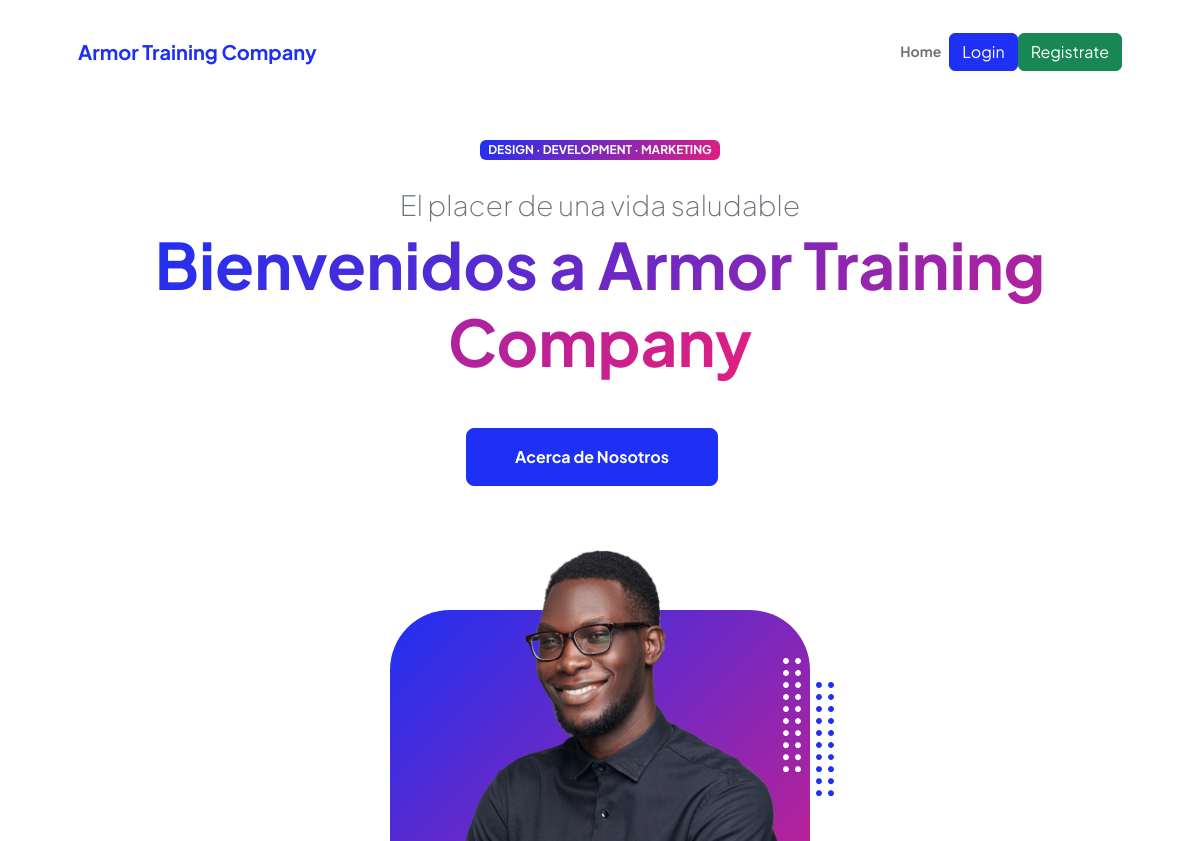
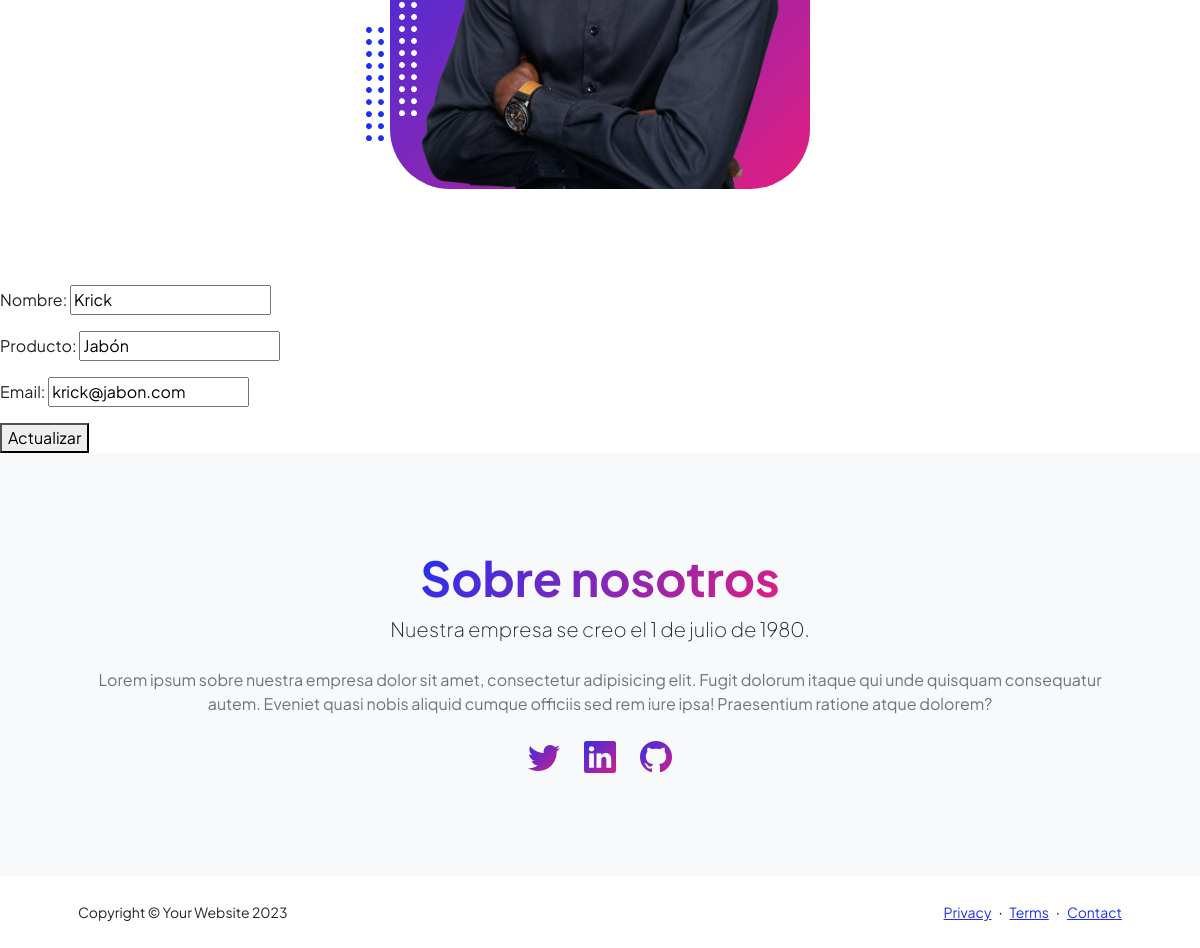
Screenshot of /proveedorUpdate/1 with the database file from the repository (2 pictures, top to bottom).
### entidades/models.py (models this page shows, shortened)
class Proveedor(models.Model):
    nombre= models.CharField(max_length=50)
    producto= models.CharField(max_length=50)
    email=models.EmailField()

### entidades/views.py (the view)
# urls.py: path('proveedorUpdate/<int:pk>', ProvUpdate.as_view(), name="proveedorUpdate"),
class ProvUpdate(UpdateView):
    model = Proveedor
    template_name = 'entidades/provUpdate.html'
    fields= ('__all__')
    success_url = '/proveedores/'
    def get_context_data(self, **kwargs):
        context = super().get_context_data(**kwargs)
        context['proveedor'] = self.object  # Asegura que el objeto profesor esté en el contexto
        return context

### entidades/templates/entidades/provUpdate.html (shortened to what this page needs)
{% extends 'entidades/index.html' %}
{% block contenido %}
<form action="{% url 'proveedorUpdate' proveedor.id %}" method="post">
    {{form.as_p}}
    <button type="submit">Actualizar</button>
</form>
{% endblock contenido %}

### rows the page displays
Proveedor: nombre "Krick", producto "Jabón", email "krick@jabon.com"
